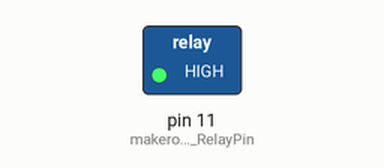
Simulated run of this program. Board: Raspberry Pi (header pin numbers). Shown: switched loads named in the program (green lamp = pin HIGH). Dashed ring = blinking.

Above: at 0.2 s.
Timing chart, 0 to 3.0 s (numbered marks = the images above):
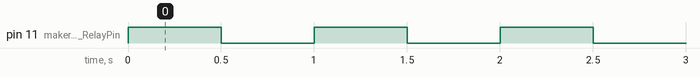

The program:

4-relay.py
```python
import RPi.GPIO as GPIO
import time
makerobo_RelayPin = 11

def makerobo_setup():
    GPIO.setmode(GPIO.BOARD)
    GPIO.setup(makerobo_RelayPin,GPIO.OUT)
    GPIO.output(makerobo_RelayPin,GPIO.LOW)

def makerobo_loop():
    while True:
        GPIO.output(makerobo_RelayPin,GPIO.HIGH)
        time.sleep(0.5)
        GPIO.output(makerobo_RelayPin,GPIO.LOW)
        time.sleep(0.5)

def makerobo_destory():
    GPIO.output(makerobo_RelayPin,GPIO.LOW)
    GPIO.cleanup()

if __name__ == '__main__':
    makerobo_setup()
    try:
        makerobo_loop()
    except KeyboardInterrupt:
        makerobo_destory()
```

Measured:
- by itself, pin 11 (makerobo_RelayPin): alternates HIGH for 0.50 s and LOW for 0.50 s
